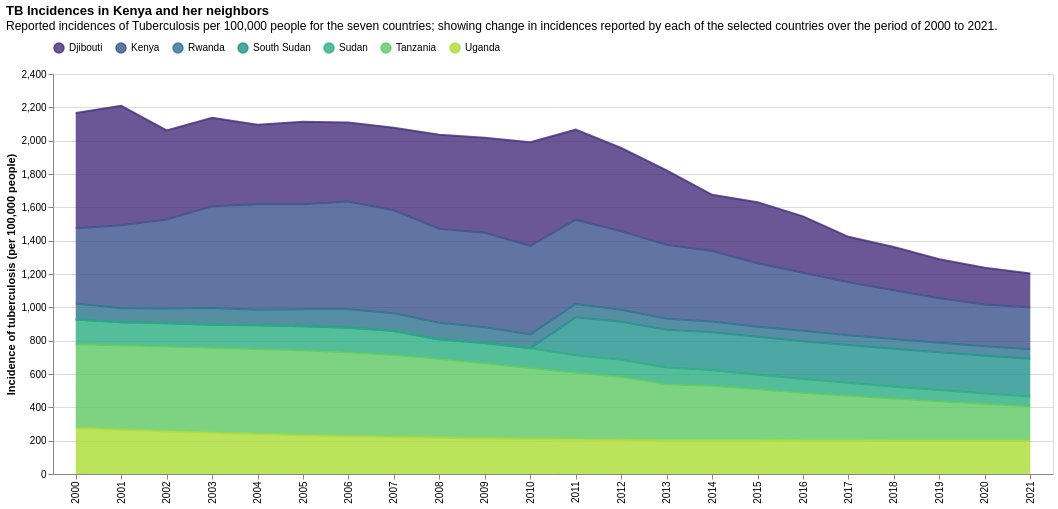

Notebook source saved alongside this figure:
### Markdown cell above
##### incidences of tb in east africa area chart

### Code cell
incidence = alt.Chart(tb_incidence[tb_incidence.Entity.str.contains('Kenya|Uganda|Tanzania|Sudan|South Sudan|Rwanda|Djibouti')]).mark_area(
    line={"color":"darkgrey"},
    color=alt.Gradient(gradient="linear",
                       stops=[alt.GradientStop(color="white", offset=0),
                              alt.GradientStop(color="darkgrey", offset=1),],x1=1,x2=1,y1=1,y2=0
                      )).encode(alt.X('Year:O', title=""),
                                alt.Y('Incidence of tuberculosis (per 100,000 people):Q', axis=alt.Axis(tickCount=12)),
                                alt.OpacityValue(0.8),
                                alt.Color("Entity", scale=alt.Scale(scheme="viridis"),
                                         legend=alt.Legend(orient="top", title=""))
                               ).properties(width=1000, height=400,
                                            title={"text":"TB Incidences in Kenya and her neighbors",
                                                   "anchor":"start",
                                                   "offset":10,
                                                   "subtitle":"Reported incidences of Tuberculosis per 100,000 people for the seven countries; showing change in incidences reported by each of the selected countries over the period of 2000 to 2021."})

country_list =['Kenya','Uganda','Tanzania','Sudan','South Sudan','Rwanda','Djibouti']

incidence_label = incidence.mark_text(dx=3, align='left').encode(alt.X('max(Year):O', title=""),
                                                   alt.Y('Incidence of tuberculosis (per 100,000 people):Q',
                                                         aggregate={'argmax':'Year'},
                                                         title=""),
                                                   alt.Text('Entity:O'),
                                                   alt.Color('Entity:O',
                                                             scale=alt.Scale(domain=country_list,
                                                                             type='ordinal')))

incidence#.save('charts/kenya_tb_incidence_area.html')

### Figure 1 — Vega-Lite specification as saved in the notebook (floating-point values rounded to 4 significant figures; data arrays with more than 128 entries replaced by an {"elided": "..."} marker saying what was removed)
{"config": {"view": {"continuousWidth": 300, "continuousHeight": 300}}, "data": {"name": "data-207bd5ac4478bd71c664569be2a519fa"}, "mark": {"type": "area", "color": {"gradient": "linear", "stops": [{"color": "white", "offset": 0}, {"color": "darkgrey", "offset": 1}], "x1": 1, "x2": 1, "y1": 1, "y2": 0}, "line": {"color": "darkgrey"}}, "encoding": {"color": {"field": "Entity", "legend": {"orient": "top", "title": ""}, "scale": {"scheme": "viridis"}, "type": "nominal"}, "opacity": {"value": 0.8}, "x": {"field": "Year", "title": "", "type": "ordinal"}, "y": {"axis": {"tickCount": 12}, "field": "Incidence of tuberculosis (per 100,000 people)", "type": "quantitative"}}, "height": 400, "title": {"text": "TB Incidences in Kenya and her neighbors", "anchor": "start", "offset": 10, "subtitle": "Reported incidences of Tuberculosis per 100,000 people for the seven countries; showing change in incidences reported by each of the selected countries over the period of 2000 to 2021."}, "width": 1000, "$schema": "https://vega.github.io/schema/vega-lite/v6.4.1.json", "datasets": {"data-207bd5ac4478bd71c664569be2a519fa": {"elided": "143 records"}}}
